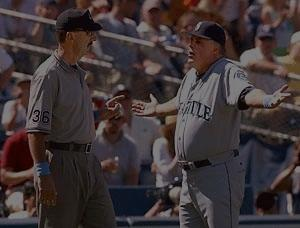
#> input picture 3_2.jpg, 300 x 228 px
$ python HW3.py   (Python 2 division)
#> lines starting #> are read from the running program, lines starting #| are printed output that depends on the picture
### function.py
from __future__ import division
import cv2
import numpy as np
from math import *
import matplotlib.pyplot as plt
import matplotlib.image as mpimg
from skimage import img_as_ubyte


def histogram(img):    # pdf
    count = np.zeros(256)
    for p_val in range(256):         # 0-255
        count[p_val] = np.sum((img[:,:,2] == p_val))
    return count

def cdf(img):
    data = histogram(img)
    data = data.astype(float)
    pdf = np.zeros(data.shape)
    cdf = np.zeros(data.shape)
    ttl = 0

    n = len(data)
    x = np.arange(n)

    for i in range(n):
        pdf[i] = data[i]/(img.shape[0]*img.shape[1])   # Normalize pdf

    for j in range(n):
        ttl = ttl + pdf[j]
        cdf[j] = ttl

    return x, cdf


def LinStrtch(img, inup):
    img[:,:,2] = img[:,:,2] * ((255)/(inup))


def HistEq(img):
    x_axis, cdf_val = cdf(img)

    s_k = np.uint8(cdf_val*255)
    img[:,:, 2] = s_k[img[:,:,2]]


# [4 lines left out: function check, not called in this run]


def HistSp(img, mu, sigma):
    x = np.linspace(0, 255, 255)

    y = (1 / (np.sqrt(2 * np.pi * np.power(sigma, 2)))) *  (np.power(np.e, -(np.power((x - mu), 2) / (2 * np.power(sigma, 2)))))

    summ = np.sum(y)
    cdf = np.zeros(y.shape)
    ttl = 0

    for i in range(len(y)):   #cdf
        ttl += y[i]
        cdf[i]  = ttl

    cdf = cdf / summ          #normalized cdf [0,1]
    s_u = np.uint8(cdf*255)
    for i in range(img.shape[0]):
        for j in range(img.shape[1]):
            if img[i,j,2] > 254:
                img[i,j,2] = 254
            img[i,j, 2] = s_u[img[i,j,2]]


### HW3.py
from __future__ import division
import cv2
import numpy as np
import function
import matplotlib.pyplot as plt
import matplotlib.image as mpimg
from skimage import img_as_ubyte


print '************** Problem 2 **************'
'''
 Figure 3_2.jpg for implementation
'''

X = cv2.imread('3_2.jpg')
#> X is the input picture: shape (228, 300, 3); mean B, G, R 53.7, 52.5, 62.4
img = cv2.cvtColor(X, cv2.COLOR_BGR2HSV)
#> img: shape (228, 300, 3); mean H, S, V 81.6, 69.4, 64.9

'''
Origianl Histogram and CDF Graph for 3_2.jpg
'''
hist_val = function.histogram(img)
#> after the loop in histogram, `for p_val in range(256):`: count = 256 values, max 1344 at index 53, min 0 at index 0, mean 267.2
#> hist_val has the same summary as count in histogram
x_data, y_data = function.cdf(img)
#> in cdf, `data = histogram(img)`: data has the same summary as count in histogram
#> in cdf, `n = len(data)`: n = 256
#> after the loop in cdf, `for i in range(n):`: pdf = 256 values, max 0.0196 at index 53, min 0 at index 0, mean 0.00391
#> the loop in cdf, `for j in range(n):` made 256 passes
#> after the loop in cdf, `for j in range(n):`: cdf = 256 values from 0 to 1; ttl = 1
#> x_data = 256 values from 0 to 255; y_data = 256 values from 0 to 1

f1 = plt.figure()
ax1 = f1.add_subplot(111)
ax1.bar(np.arange(256), hist_val)
plt.title('Histogram for OriginalValue Channel')
plt.xlabel('Pixel Value')
plt.ylabel('Counts')
plt.grid(True)
plt.savefig('Histogram of Original 3_2.png')
#> figure, not shown here; tallest bar 1344 high, from x = 52.6 to 53.4

f2 = plt.figure()
ax2 = f2.add_subplot(111)
plt.title('CDF of Original Value Channel')
ax2.plot(x_data, y_data, marker= '.', linestyle= 'none')
plt.grid(True)
plt.ylabel("CDF")
plt.savefig('CDF of Original 3_2.png')
#> figure, not shown here; curve peaks at x = 157, y = 1


'''
Linear Stretched Histogram and CDF Graph for 3_2.jpg
'''
ls_img = cv2.cvtColor(X, cv2.COLOR_BGR2HSV)
function.LinStrtch(ls_img, 157)   # linear stretching
#> in LinStrtch, `img[:,:,2] = img[:,:,2] * ((255)/(inup))`: img: shape (228, 300, 3); mean H, S, V 81.6, 69.4, 105
ls_hist_val = function.histogram(ls_img)
#> ls_hist_val = 256 values, max 1344 at index 86, min 0 at index 0, mean 267.2
ls_x_data, ls_y_data = function.cdf(ls_img)
#> the loop in cdf (call 2), `for j in range(n):` made 256 passes
#> ls_x_data = 256 values from 0 to 255; ls_y_data = 256 values from 0 to 1

f3 = plt.figure()
ax3 = f3.add_subplot(111)
ax3.bar(np.arange(256), ls_hist_val)
plt.title('Histogram for Linear Stretched Value Channel')
plt.xlabel('Pixel Value')
plt.ylabel('Counts')
plt.grid(True)
plt.savefig('Histogram of Linear Stretching 3_2.png')
#> figure, not shown here; tallest bar 1344 high, from x = 85.6 to 86.4

f4 = plt.figure()
ax4 = f4.add_subplot(111)
plt.title('CDF of Linear Stretched Value Channel')
ax4.plot(ls_x_data, ls_y_data, marker= '.', linestyle= 'none')
plt.grid(True)
plt.ylabel("CDF")
plt.savefig('CDF of Linear Stretching 3_2.png')
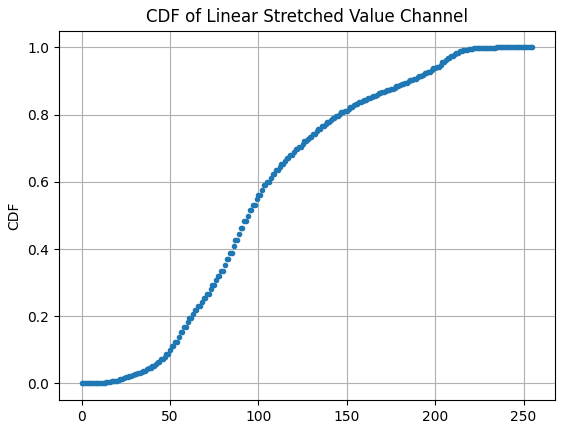
#> figure drawn by matplotlib, 1 panel; curve peaks at x = 255, y = 1


'''
Histogram Equalization and CDF Graph for 3_2.jpg
'''
he_img = cv2.cvtColor(X, cv2.COLOR_BGR2HSV)
function.HistEq(he_img)  # Histogram Equalization
#> in HistEq, `x_axis, cdf_val = cdf(img)`: x_axis = 256 values from 0 to 255; cdf_val = 256 values from 0 to 1
#> in HistEq, `s_k = np.uint8(cdf_val*255)`: s_k = 256 values from 0 to 254
#> in HistEq, `img[:,:, 2] = s_k[img[:,:,2]]`: img: shape (228, 300, 3); mean H, S, V 81.6, 69.4, 128.4
he_hist_val = function.histogram(he_img)
#> he_hist_val = 256 values, max 1344 at index 104, min 0 at index 12, mean 267.2
he_x_data, he_y_data = function.cdf(he_img)
#> he_x_data = 256 values from 0 to 255; he_y_data = 256 values from 0.00292 to 1

f5 = plt.figure()
ax5 = f5.add_subplot(111)
ax5.bar(np.arange(256), he_hist_val)
plt.title('Histogram for Histogram Equalization Value Channel')
plt.xlabel('Pixel Value')
plt.ylabel('Counts')
plt.grid(True)
plt.savefig('Histogram of Histogram Equalization 3_2.png')
#> figure, not shown here; tallest bar 1344 high, from x = 103.6 to 104.4

f6 = plt.figure()
ax6 = f6.add_subplot(111)
plt.title('CDF of Histogram Equalization Value Channel')
ax6.plot(he_x_data, he_y_data, marker= '.', linestyle= 'none')
plt.grid(True)
plt.ylabel("CDF")
plt.savefig('CDF of Histogram Equalization 3_2.png')
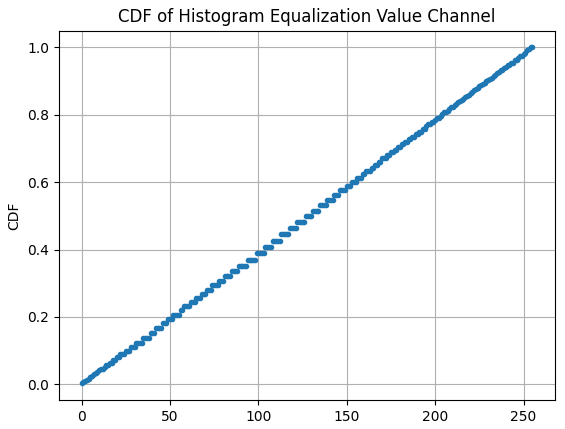
#> figure drawn by matplotlib, 1 panel; curve peaks at x = 254, y = 1


'''
Histogram Specification and CDF Graph for 3_2.jpg
'''
mu = 50
sigma = 30
hs_img = cv2.cvtColor(X, cv2.COLOR_BGR2HSV)
function.HistSp(hs_img, mu, sigma)  # Histogram Specification
#> after the loop in HistSp, `for i in range(img.shape[0]):`: img: shape (228, 300, 3); mean H, S, V 81.6, 69.4, 154.7
hs_hist_val = function.histogram(hs_img)
#> hs_hist_val = 256 values, max 2900 at index 253, min 0 at index 0, mean 267.2
hs_x_data, hs_y_data = function.cdf(hs_img)
#> hs_x_data = 256 values from 0 to 255; hs_y_data = 256 values from 0 to 1

f7 = plt.figure()
ax7 = f7.add_subplot(111)
ax7.bar(np.arange(256), hs_hist_val)
plt.title('Histogram for Histogram Specification Value Channel')
plt.xlabel('Pixel Value')
plt.ylabel('Counts')
plt.grid(True)
plt.savefig('Histogram of Histogram Specification 3_2.png')
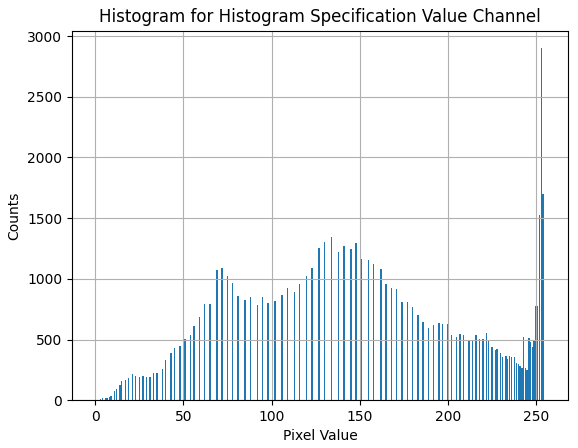
#> figure drawn by matplotlib, 1 panel; tallest bar 2900 high, from x = 252.6 to 253.4

f8 = plt.figure()
ax8 = f8.add_subplot(111)
plt.title('CDF of Histogram Specification Value Channel')
ax8.plot(hs_x_data, hs_y_data, marker= '.', linestyle= 'none')
plt.grid(True)
plt.ylabel("CDF")
plt.savefig('CDF of Histogram Specification 3_2.png')
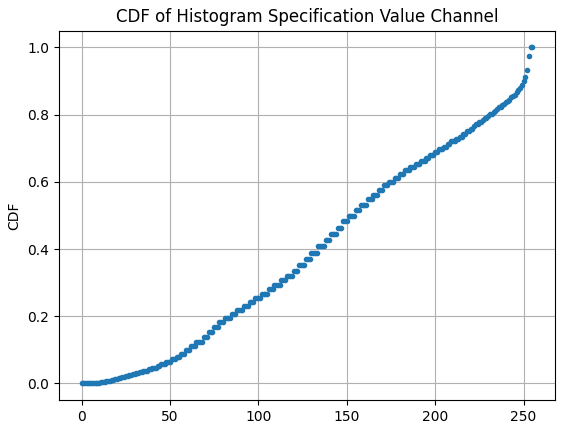
#> figure drawn by matplotlib, 1 panel; curve peaks at x = 254, y = 1


'''
Convert to RGB for Display and Save After Linear Stretching for 3_2.jpg
'''
ls_back_img = cv2.cvtColor(ls_img, cv2.COLOR_HSV2RGB)
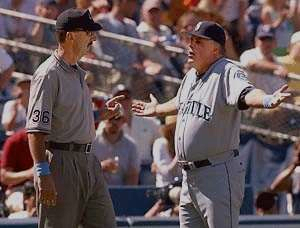
#> ls_back_img: shape (228, 300, 3); mean R, G, B 100.7, 84.4, 86.6

plt.figure()
plt.axis("off")
plt.imshow(ls_back_img)
plt.savefig('Linear Stretching for 3_2.png')


'''
Convert to RGB for Display and Save After Histogram Equalization for 3_2.jpg
'''
he_back_img = cv2.cvtColor(he_img, cv2.COLOR_HSV2RGB)
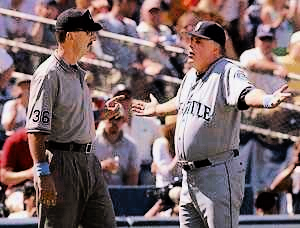
#> he_back_img: shape (228, 300, 3); mean R, G, B 123.8, 104.1, 106.3

plt.figure()
plt.axis("off")
plt.imshow(he_back_img)
plt.savefig('Histogram Equalization for 3_2.png')


'''
Convert to RGB for Display and Save After Specification for 3_2.jpg
'''
hs_back_img = cv2.cvtColor(hs_img, cv2.COLOR_HSV2RGB)
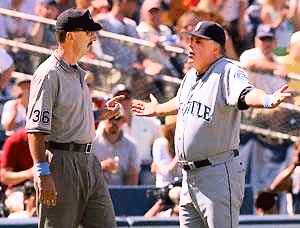
#> hs_back_img: shape (228, 300, 3); mean R, G, B 148.5, 124.3, 127.4

plt.figure()
plt.axis("off")
plt.imshow(hs_back_img)
plt.savefig('Specification for 3_2.png')

$ run again, with 3_3.jpg copied over 3_2.jpg
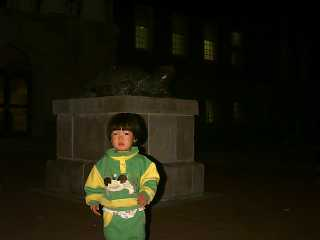
#> input picture 3_3.jpg, 320 x 240 px
#> X is the input picture: shape (240, 320, 3); mean B, G, R 11, 24.6, 26.2
#> after the loop in histogram, `for p_val in range(256):`: count = 256 values, max 5570 at index 5, min 2 at index 253, mean 300
#> hist_val has the same summary as count in histogram
#> data has the same summary as count in histogram
#> n = 256
#> after the loop in cdf, `for i in range(n):`: pdf = 256 values, max 0.0725 at index 5, min 2.6e-05 at index 253, mean 0.00391
#> the loop in cdf, `for j in range(n):` made 256 passes
#> after the loop in cdf, `for j in range(n):`: cdf = 256 values from 0.0559 to 1; ttl = 1
#> x_data = 256 values from 0 to 255; y_data = 256 values from 0.0559 to 1
#> ls_hist_val = 256 values, max 5593 at index 8, min 0 at index 161, mean 300
#> the loop in cdf (call 2), `for j in range(n):` made 256 passes
#> ls_x_data = 256 values from 0 to 255; ls_y_data = 256 values from 0.0562 to 1
#> x_axis = 256 values from 0 to 255; cdf_val = 256 values from 0.0559 to 1
#> s_k = 256 values from 14 to 255
#> he_hist_val = 256 values, max 5570 at index 64, min 0 at index 0, mean 300
#> he_x_data = 256 values from 0 to 255; he_y_data = 256 values from 0 to 1
#> `plt.savefig('CDF of Histogram Equalization 3_2.png')`:
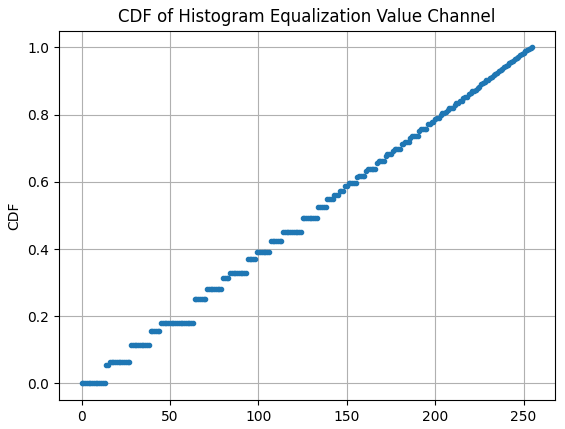
#> figure drawn by matplotlib, 1 panel; curve peaks at x = 255, y = 1
#> hs_hist_val = 256 values, max 5570 at index 6, min 0 at index 5, mean 300
#> hs_x_data = 256 values from 0 to 255; hs_y_data = 256 values from 0.0559 to 1
#> `hs_back_img = cv2.cvtColor(hs_img, cv2.COLOR_HSV2RGB)`:
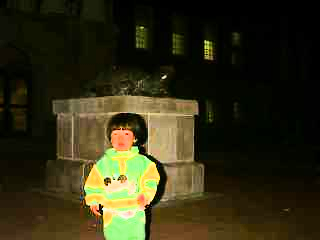
#> hs_back_img: shape (240, 320, 3); mean R, G, B 49.1, 45.6, 21.5

$ run again, with 3_1.bmp saved as 3_2.jpg
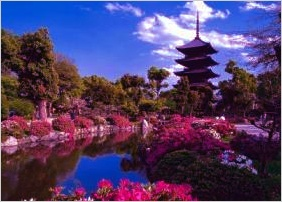
#> input picture 3_1.bmp, 282 x 202 px
#> X is the input picture: shape (202, 282, 3); mean B, G, R 107.1, 63.8, 82.9
#> after the loop in histogram, `for p_val in range(256):`: count = 256 values, max 1469 at index 255, min 0 at index 0, mean 222.5
#> hist_val has the same summary as count in histogram
#> data has the same summary as count in histogram
#> n = 256
#> after the loop in cdf, `for i in range(n):`: pdf = 256 values, max 0.0258 at index 255, min 0 at index 0, mean 0.00391
#> the loop in cdf, `for j in range(n):` made 256 passes
#> after the loop in cdf, `for j in range(n):`: cdf = 256 values from 0 to 1; ttl = 1
#> x_data = 256 values from 0 to 255; y_data = 256 values from 0 to 1
#> ls_hist_val = 256 values, max 1469 at index 158, min 0 at index 1, mean 222.5
#> the loop in cdf (call 2), `for j in range(n):` made 256 passes
#> ls_x_data = 256 values from 0 to 255; ls_y_data = 256 values from 0.00305 to 1
#> x_axis = 256 values from 0 to 255; cdf_val = 256 values from 0 to 1
#> s_k = 256 values from 0 to 254
#> he_hist_val = 256 values, max 1469 at index 254, min 0 at index 7, mean 222.5
#> he_x_data = 256 values from 0 to 255; he_y_data = 256 values from 0.00286 to 1
#> `plt.savefig('CDF of Histogram Equalization 3_2.png')`:
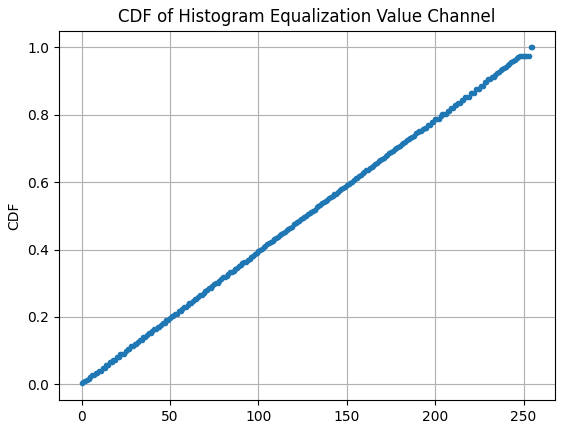
#> figure drawn by matplotlib, 1 panel; curve peaks at x = 254, y = 1
#> hs_hist_val = 256 values, max 25343 at index 254, min 0 at index 0, mean 222.5
#> hs_x_data = 256 values from 0 to 255; hs_y_data = 256 values from 0 to 1
#> `hs_back_img = cv2.cvtColor(hs_img, cv2.COLOR_HSV2RGB)`:
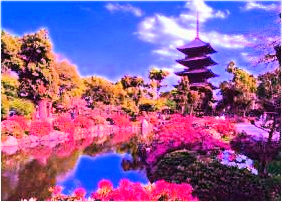
#> hs_back_img: shape (202, 282, 3); mean R, G, B 143.2, 96.9, 156.9
